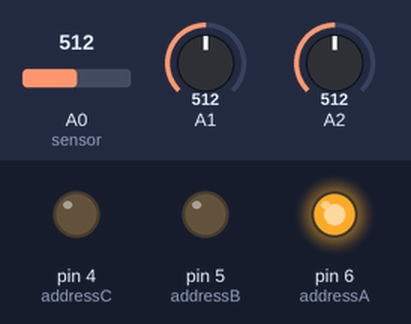
Simulated run of this sketch. Board: Arduino Uno, built with avr-gcc and run on an emulated ATmega328P. Parts: output pins drawn as LEDs (lit = HIGH). The test bench sets the inputs (shaded band); at power-on: A0 (sensor) = 512, A1 = 512, A2 = 512. What the sketch prints to the serial monitor is not drawn.

Above: at 0.1 s.
Timing chart, 0 to 1.6 s (numbered marks = the images above):
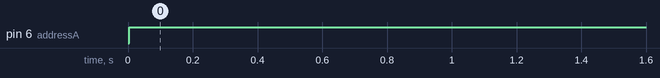

Measured:
- by itself, pin 6 (addressA): LOW → HIGH at 0.00 s

The sketch:

analogmultiplex.ino
```cpp
// Example of using the 74HC4051 multiplexer/demultiplexer

// Author: Nick Gammon
// Date:   14 March 2013
// Source: http://www.gammon.com.au/forum/?id=11976
// Modified by Liz Corson, June 2016

const byte sensor = A0;  // where the multiplexer in/out port is connected

// the multiplexer address select lines (A/B/C)
const byte addressA = 6; // low-order bit
const byte addressB = 5;
const byte addressC = 4; // high-order bit

void setup ()
  {
  Serial.begin (115200);
  Serial.println ("Starting multiplexer test ...");
  pinMode (addressA, OUTPUT);
  pinMode (addressB, OUTPUT);
  pinMode (addressC, OUTPUT);
  }  // end of setup

int readSensor (const byte which)
  {
  // select correct MUX channel
  digitalWrite (addressA, (which & 1) ? HIGH : LOW);  // low-order bit
  digitalWrite (addressB, (which & 2) ? HIGH : LOW);
  digitalWrite (addressC, (which & 4) ? HIGH : LOW);  // high-order bit
  // now read the sensor
  return analogRead (sensor);
  }  // end of readSensor

void loop ()
  {
  // show all 8 sensor readings
  for (byte i = 0; i < 2; i++)
    {
    Serial.print ("Multiplexed sensor ");
    Serial.print (i);
    Serial.print (" reads: ");
    Serial.println (readSensor (i));
    Serial.print("Analog Read: ");
    if (i == 0) {
      Serial.println(analogRead(A1));
    } else if (i == 1) {
      Serial.println(analogRead(A2));
    }

    }
  delay (3000);
  }  // end of loop
```
